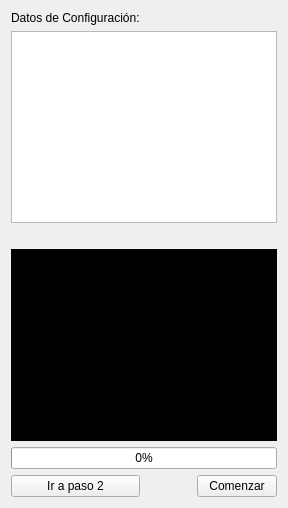
   <widget class="QWidget" name="tab_3">
    <attribute name="title">
     <string>Paso 3: Crea tu USB-Live</string>
    </attribute>
    <layout class="QGridLayout" name="gridLayout">
     <item row="0" column="0">
      <widget class="QLabel" name="label_5">
       <property name="text">
        <string>Datos de Configuración:</string>
       </property>
      </widget>
     </item>
     <item row="1" column="0" colspan="3">
      <widget class="QTextEdit" name="textEdit_3">
       <property name="enabled">
        <bool>true</bool>
       </property>
       <property name="sizePolicy">
        <sizepolicy hsizetype="Expanding" vsizetype="Expanding">
         <horstretch>0</horstretch>
         <verstretch>0</verstretch>
        </sizepolicy>
       </property>
       <property name="sizeIncrement">
        <size>
         <width>0</width>
         <height>0</height>
        </size>
       </property>
       <property name="focusPolicy">
        <enum>Qt::TabFocus</enum>
       </property>
       <property name="statusTip">
        <string>Consola de procesos, donde se detalla al máximo lo que va procesando.</string>
       </property>
       <property name="readOnly">
        <bool>true</bool>
       </property>
       <property name="html">
        <string>&lt;!DOCTYPE HTML PUBLIC &quot;-//W3C//DTD HTML 4.0//EN&quot; &quot;http://www.w3.org/TR/REC-html40/strict.dtd&quot;&gt;
&lt;html&gt;&lt;head&gt;&lt;meta name=&quot;qrichtext&quot; content=&quot;1&quot; /&gt;&lt;style type=&quot;text/css&quot;&gt;
p, li { white-space: pre-wrap; }
&lt;/style&gt;&lt;/head&gt;&lt;body style=&quot; font-family:'Sans Serif'; font-size:7pt; font-weight:400; font-style:normal;&quot;&gt;
&lt;p style=&quot; margin-top:0px; margin-bottom:0px; margin-left:0px; margin-right:0px; -qt-block-indent:0; text-indent:0px;&quot;&gt;&lt;span style=&quot; font-weight:600;&quot;&gt;&lt;br /&gt;&lt;/span&gt;&lt;/p&gt;&lt;/body&gt;&lt;/html&gt;</string>
       </property>
      </widget>
     </item>
     <item row="3" column="0" colspan="3">
      <widget class="QTextEdit" name="textEdit_2">
       <property name="enabled">
        <bool>true</bool>
       </property>
       <property name="sizePolicy">
        <sizepolicy hsizetype="Expanding" vsizetype="Expanding">
         <horstretch>0</horstretch>
         <verstretch>0</verstretch>
        </sizepolicy>
       </property>
       <property name="sizeIncrement">
        <size>
         <width>0</width>
         <height>0</height>
        </size>
       </property>
       <property name="focusPolicy">
        <enum>Qt::TabFocus</enum>
       </property>
       <property name="statusTip">
        <string>Consola de procesos, donde se detalla al máximo lo que va procesando.</string>
       </property>
       <property name="styleSheet">
        <string notr="true">background-color: rgb(0, 0, 0);
font: 9pt &quot;Sans Serif&quot;;
color: rgb(0, 255, 0);</string>
       </property>
       <property name="readOnly">
        <bool>true</bool>
       </property>
       <property name="html">
        <string>&lt;!DOCTYPE HTML PUBLIC &quot;-//W3C//DTD HTML 4.0//EN&quot; &quot;http://www.w3.org/TR/REC-html40/strict.dtd&quot;&gt;
&lt;html&gt;&lt;head&gt;&lt;meta name=&quot;qrichtext&quot; content=&quot;1&quot; /&gt;&lt;style type=&quot;text/css&quot;&gt;
p, li { white-space: pre-wrap; }
&lt;/style&gt;&lt;/head&gt;&lt;body style=&quot; font-family:'Sans Serif'; font-size:9pt; font-weight:400; font-style:normal;&quot;&gt;
&lt;p style=&quot; margin-top:0px; margin-bottom:0px; margin-left:0px; margin-right:0px; -qt-block-indent:0; text-indent:0px;&quot;&gt;&lt;span style=&quot; font-size:7pt; font-weight:600;&quot;&gt;&lt;br /&gt;&lt;/span&gt;&lt;/p&gt;&lt;/body&gt;&lt;/html&gt;</string>
       </property>
      </widget>
     </item>
     <item row="4" column="0" colspan="3">
      <widget class="QProgressBar" name="progressBar">
       <property name="value">
        <number>0</number>
       </property>
      </widget>
     </item>
     <item row="5" column="1">
      <spacer name="horizontalSpacer">
       <property name="orientation">
        <enum>Qt::Horizontal</enum>
       </property>
       <property name="sizeHint" stdset="0">
        <size>
         <width>45</width>
         <height>20</height>
        </size>
       </property>
      </spacer>
     </item>
     <item row="5" column="2">
      <widget class="QPushButton" name="pushButton_21">
       <property name="text">
        <string>Comenzar</string>
       </property>
       <property name="icon">
        <iconset resource="recoverdrake.qrc">
         <normaloff>:/Imagenes/thumbs_up.png</normaloff>:/Imagenes/thumbs_up.png</iconset>
       </property>
       <property name="iconSize">
        <size>
         <width>25</width>
         <height>25</height>
        </size>
       </property>
      </widget>
     </item>
     <item row="5" column="0">
      <widget class="QPushButton" name="pushButton_22">
       <property name="maximumSize">
        <size>
         <width>145</width>
         <height>26</height>
        </size>
       </property>
       <property name="text">
        <string>Ir a paso 2</string>
       </property>
       <property name="icon">
        <iconset resource="recoverdrake.qrc">
         <normaloff>:/Imagenes/izquierda.jpeg</normaloff>:/Imagenes/izquierda.jpeg</iconset>
       </property>
       <property name="iconSize">
        <size>
         <width>25</width>
         <height>25</height>
        </size>
       </property>
      </widget>
     </item>
     <item row="2" column="1" colspan="2">
      <widget class="QLabel" name="label_6">
       <property name="layoutDirection">
        <enum>Qt::RightToLeft</enum>
       </property>
       <property name="text">
        <string/>
       </property>
       <property name="alignment">
        <set>Qt::AlignRight|Qt::AlignTrailing|Qt::AlignVCenter</set>
       </property>
      </widget>
     </item>
    </layout>
   </widget>
